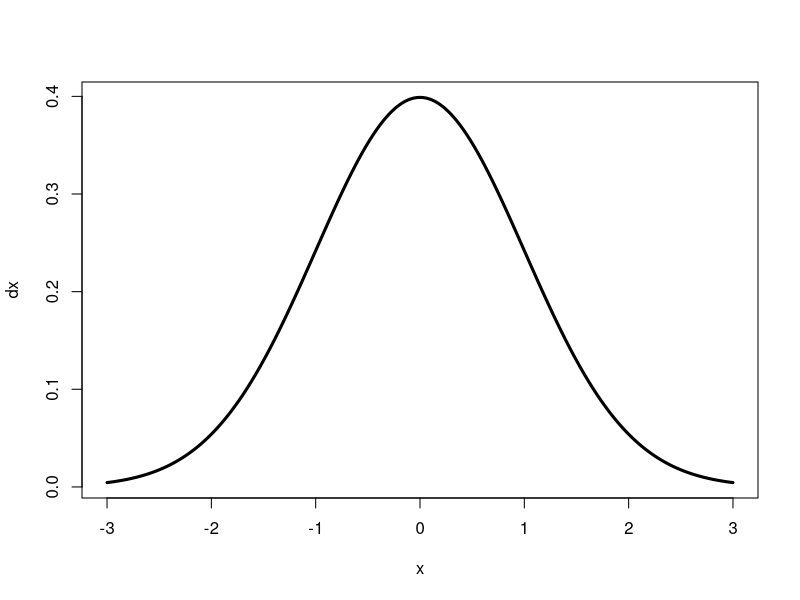
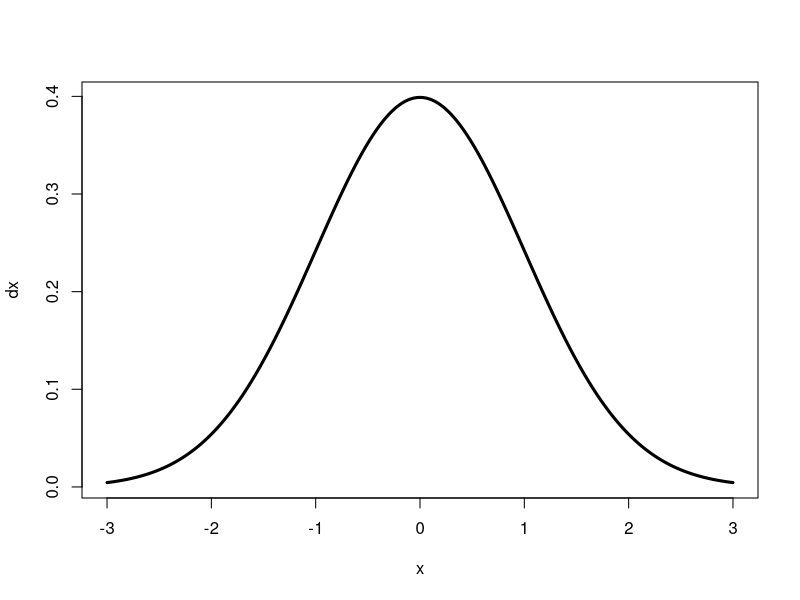
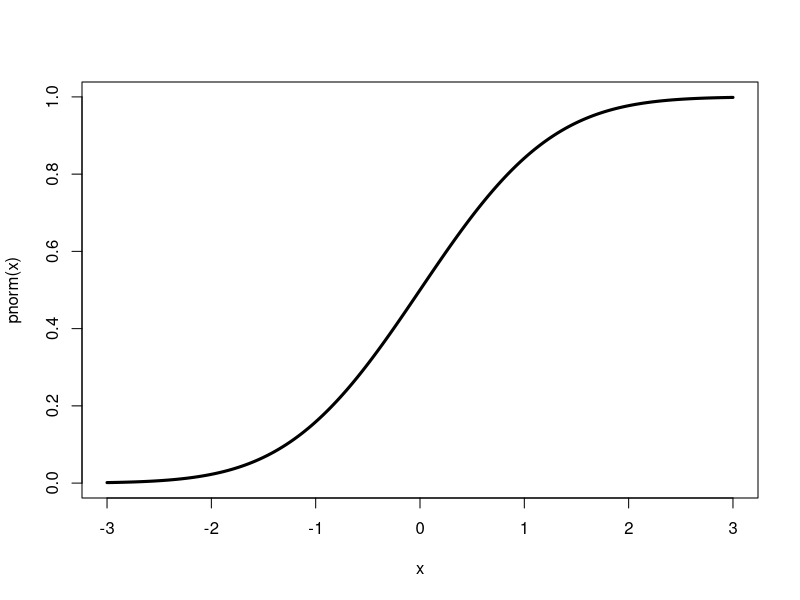
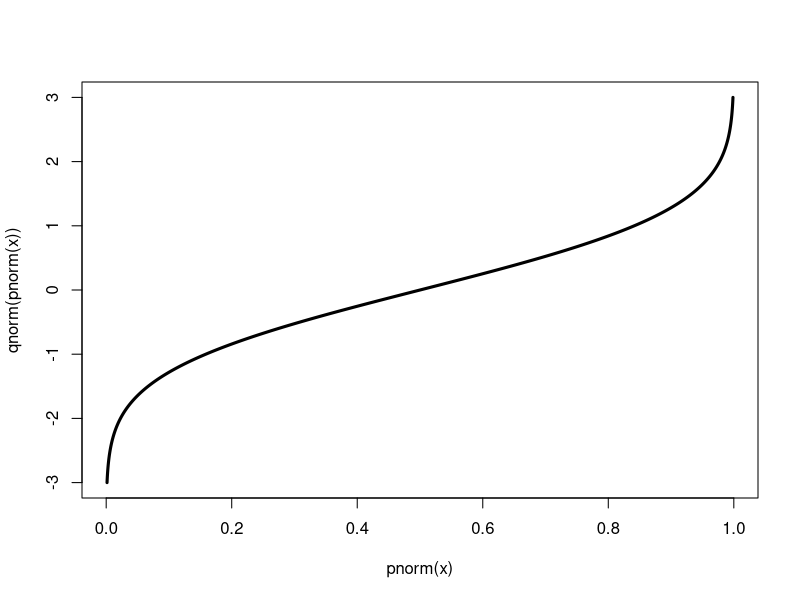

Write R code to recreate these figures, in order.
## ---- chunk 1
#| echo: true
#| lst-label: lst-default
#| lst-cap: Default settings
head(cars)
## ---- chunk 2
#| echo: false
#| lst-label: lst-echoF
#| lst-cap: Echo FALSE
head(cars)
## ---- chunk 3
#| label: fig-normal
#| fig-cap: A normal distribution
x = seq(-3,3, length.out = 10000)
dx = dnorm(x)
plot(x,dx,type = "l", cex = 2, lwd =3)
## ---- chunk 4
#| layout-ncol: 3
#| label: fig-normalProperties
#| fig-cap: A normal distribution
#| fig-subcap:
#|  - "Density"
#|  - "Cumulative"
#|  - "Quantile"
x = seq(-3,3, length.out = 10000)
dx = dnorm(x)
plot(x,dx,type = "l", cex = 2, lwd =3)
plot(x,pnorm(x),type = "l", cex = 2, lwd =3)
plot(pnorm(x), qnorm(pnorm(x)),type = "l", cex = 2, lwd =3)
